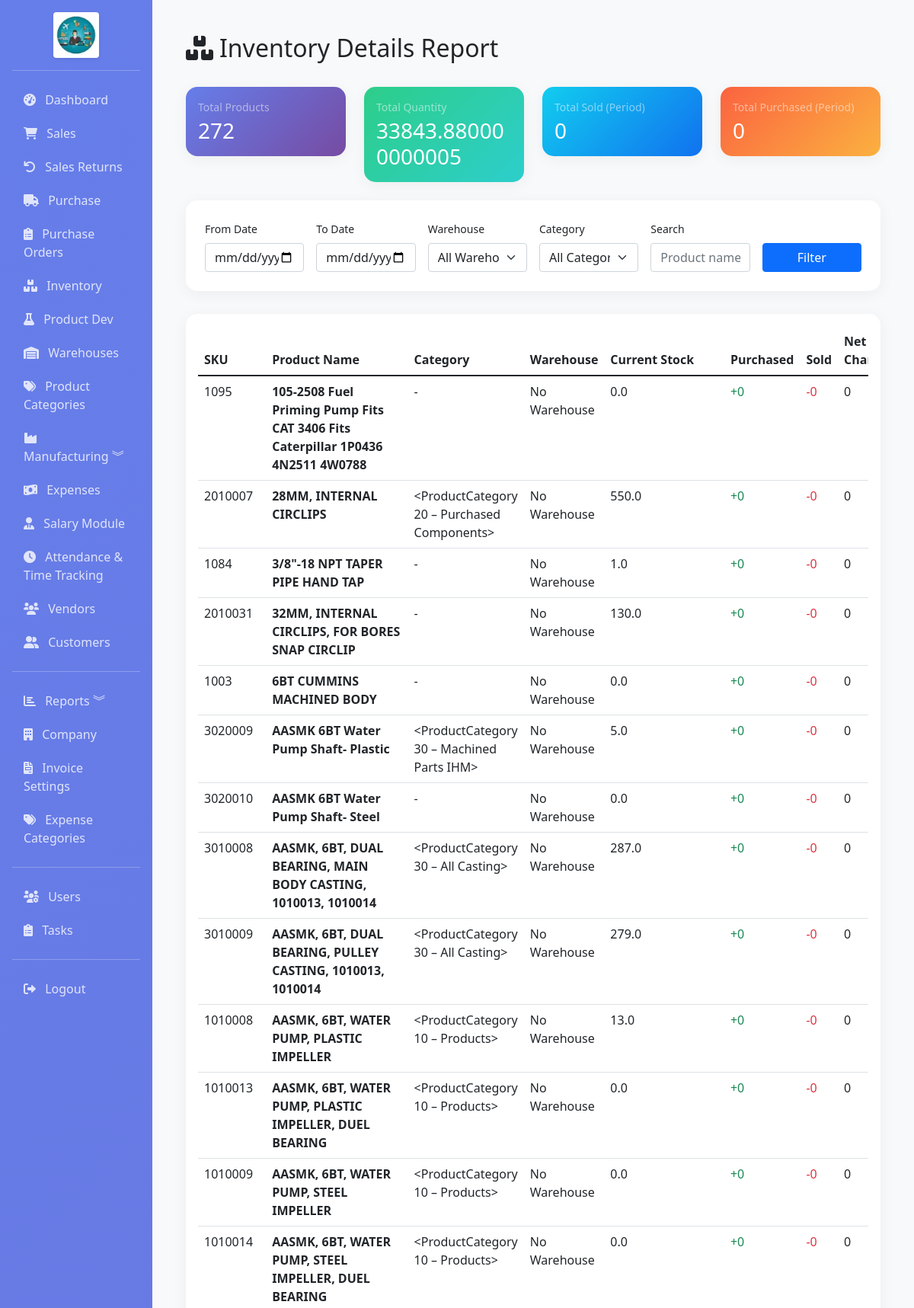
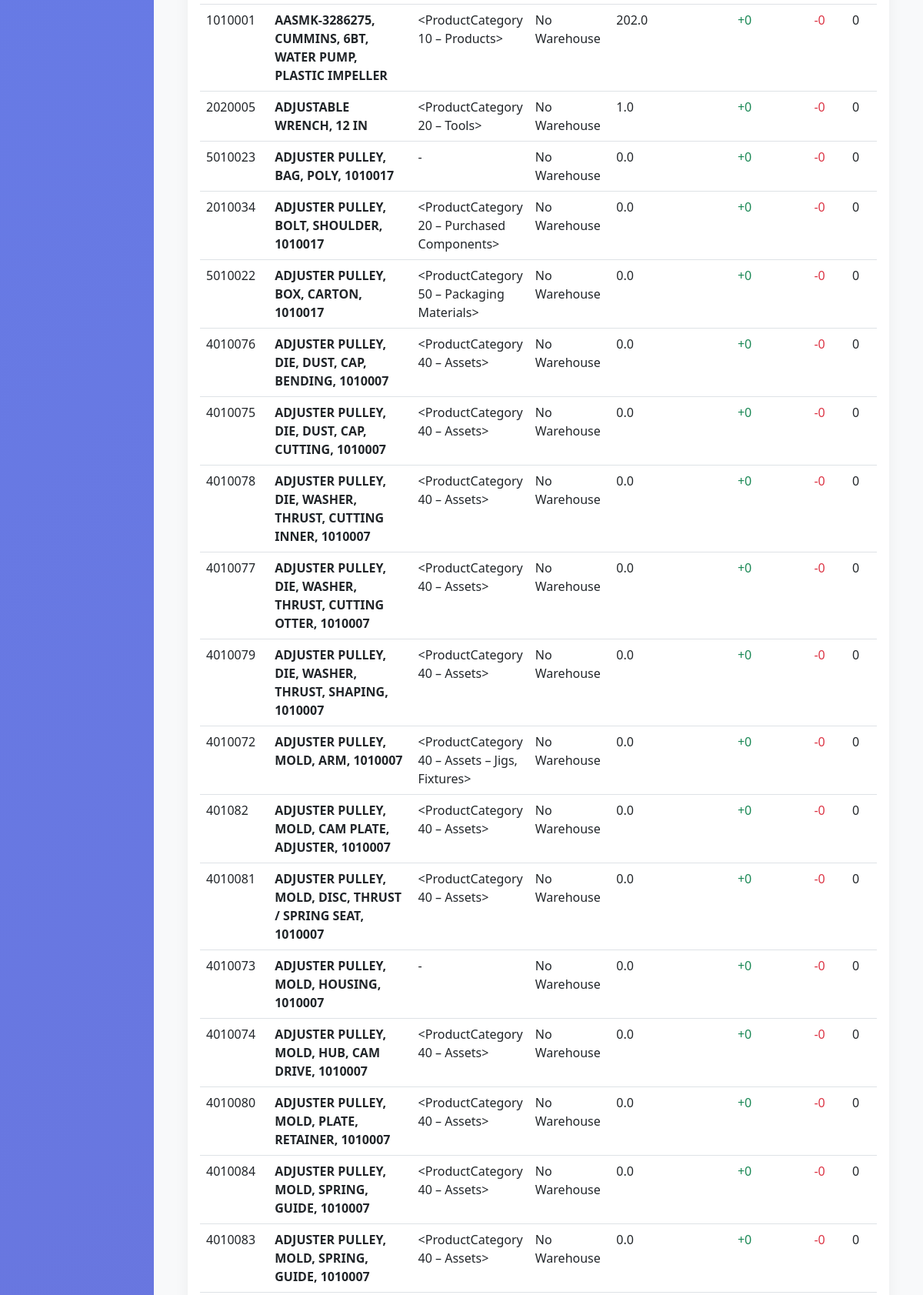
Screenshot of /reports/inventory-details-report (signed in, upper part) with the database file from the repository (2 pictures, top to bottom).
### app/models.py (models this page shows, shortened)
class Product(db.Model):
    __tablename__ = 'products'
    id = db.Column(db.Integer, primary_key=True)
    name = db.Column(db.String(100), nullable=False, index=True)
    sku = db.Column(db.String(50), unique=True, nullable=False, index=True)
    barcode = db.Column(db.String(50), index=True)
    description = db.Column(db.Text)
    category_id = db.Column(db.Integer, db.ForeignKey('product_categories.id'), nullable=True, index=True)
    category = db.relationship('ProductCategory', backref='products', lazy=True)
    category_name = db.Column(db.String(50), index=True)
    brand = db.Column(db.String(50))
    unit = db.Column(db.String(20), default='pcs')  # pcs, kg, meter, etc.
    unit_price = db.Column(db.Float, nullable=False, default=0)
    cost_price = db.Column(db.Float, nullable=False, default=0)
    quantity = db.Column(db.Float, default=0)
    reorder_level = db.Column(db.Float, default=0)
    min_quantity = db.Column(db.Float, default=0)
    max_quantity = db.Column(db.Float, default=0)
    location = db.Column(db.String(100))
    weight = db.Column(db.Float, default=0)
    image_path = db.Column(db.String(255))  # Path to product image
    is_active = db.Column(db.Boolean, default=True)
    is_manufactured = db.Column(db.Boolean, default=False)
    finished_good_price = db.Column(db.Float, nullable=True)
    warehouse_id = db.Column(db.Integer, db.ForeignKey('warehouses.id'), nullable=True, index=True)
    created_at = db.Column(db.DateTime, default=datetime.utcnow)
    updated_at = db.Column(db.DateTime, default=datetime.utcnow, onupdate=datetime.utcnow)
    warehouse = db.relationship('Warehouse', backref='products', lazy=True)
    sale_items = db.relationship('SaleItem', backref='product', lazy=True)
    purchase_items = db.relationship('PurchaseItem', backref='product', lazy=True)

class ProductCategory(db.Model):
    __tablename__ = 'product_categories'
    id = db.Column(db.Integer, primary_key=True)
    name = db.Column(db.String(100), nullable=False, unique=True, index=True)
    description = db.Column(db.Text)
    is_active = db.Column(db.Boolean, default=True)
    created_at = db.Column(db.DateTime, default=datetime.utcnow)
    updated_at = db.Column(db.DateTime, default=datetime.utcnow, onupdate=datetime.utcnow)
    def __repr__(self):
        return f'<ProductCategory {self.name}>'

### app/routes/reports.py (the view, shortened to what this page needs)
@bp.route('/inventory-details-report')
@login_required
def inventory_details_report():
    from_date = request.args.get('from_date')
    to_date = request.args.get('to_date')
    warehouse_id = request.args.get('warehouse_id', '')
    category = request.args.get('category', 'all')
    search = request.args.get('search', '')
    query = Product.query
    if category != 'all':
        query = query.filter(Product.category == category)
    if warehouse_id and warehouse_id.isdigit():
        query = query.filter(Product.warehouse_id == int(warehouse_id))
    if search:
        query = query.filter(or_(Product.name.ilike(f'%{search}%'), Product.sku.ilike(f'%{search}%')))
    products = query.order_by(Product.name).all()
    product_movements = []
    for product in products:
        sold_qty = 0
        purchased_qty = 0
        sale_items = SaleItem.query.join(Sale).filter(
            SaleItem.product_id == product.id
        ).all()
        purchase_items = PurchaseItem.query.join(PurchaseBill).filter(
            PurchaseItem.product_id == product.id
        ).all()
        product_movements.append({
            'product': product,
            'sold': sold_qty,
            'purchased': purchased_qty,
            'current_stock': product.quantity,
            'warehouse': product.warehouse.name if product.warehouse else 'No Warehouse'
        })
    warehouses = Warehouse.query.filter_by(is_active=True).order_by(Warehouse.name).all()
    categories = db.session.query(Product.category).distinct().all()
    categories = [c[0] for c in categories if c[0]]
    return render_template('reports/inventory_details_report.html',
                         product_movements=product_movements,
                         warehouses=warehouses,
                         categories=categories,
                         from_date=from_date,
                         to_date=to_date,
                         current_warehouse_id=warehouse_id,
                         current_category=category,
                         search=search)

### app/models.py (called while the page is built)
    @property
    def is_admin(self):
        return self.role == 'admin'

### app/templates/reports/inventory_details_report.html (shortened to what this page needs)
{% extends "base.html" %}
{% block content %}
<div class="container-fluid py-4">
    <div class="d-flex justify-content-between align-items-center mb-4">
        <h2 class="font-weight-bold"><i class="fas fa-boxes me-2"></i>Inventory Details Report</h2>
    </div>
    <div class="row mb-4">
        <div class="col-md-3">
            <div class="card report-card bg-gradient-primary text-white">
                <div class="card-body">
                    <p class="text-white-50 small mb-1">Total Products</p>
                    <h3 class="mb-0">{{ product_movements|length }}</h3>
                </div>
            </div>
        </div>
        <div class="col-md-3">
            <div class="card report-card bg-gradient-success text-white">
                <div class="card-body">
                    <p class="text-white-50 small mb-1">Total Quantity</p>
                    <h3 class="mb-0">{{ product_movements|sum(attribute='current_stock') }}</h3>
                </div>
            </div>
        </div>
        <div class="col-md-3">
            <div class="card report-card bg-gradient-info text-white">
                <div class="card-body">
                    <p class="text-white-50 small mb-1">Total Sold (Period)</p>
                    <h3 class="mb-0">{{ product_movements|sum(attribute='sold') }}</h3>
                </div>
            </div>
        </div>
        <div class="col-md-3">
            <div class="card report-card bg-gradient-warning text-white">
                <div class="card-body">
                    <p class="text-white-50 small mb-1">Total Purchased (Period)</p>
                    <h3 class="mb-0">{{ product_movements|sum(attribute='purchased') }}</h3>
                </div>
            </div>
        </div>
    </div>
    <div class="filter-section">
        <form method="GET" action="{{ url_for('reports.inventory_details_report') }}" class="row g-3">
            <div class="col-md-2">
                <label class="form-label small font-weight-bold">From Date</label>
                <input type="date" name="from_date" class="form-control" value="{{ from_date }}">
            </div>
            <div class="col-md-2">
                <label class="form-label small font-weight-bold">To Date</label>
                <input type="date" name="to_date" class="form-control" value="{{ to_date }}">
            </div>
            <div class="col-md-2">
                <label class="form-label small font-weight-bold">Warehouse</label>
                <select name="warehouse_id" class="form-select">
                    <option value="">All Warehouses</option>
                </select>
            </div>
            <div class="col-md-2">
                <label class="form-label small font-weight-bold">Category</label>
                <select name="category" class="form-select">
                    <option value="all">All Categories</option>
                </select>
            </div>
            <div class="col-md-2">
                <label class="form-label small font-weight-bold">Search</label>
                <input type="text" name="search" class="form-control" placeholder="Product name or SKU..." value="{{ search }}">
            </div>
            <div class="col-md-2 d-flex align-items-end">
                <button type="submit" class="btn btn-primary w-100">Filter</button>
            </div>
        </form>
    </div>
    <div class="card report-card">
        <div class="card-body">
            <div class="table-responsive">
                <table class="table table-hover">
                    <thead>
                        <tr>
                            <th>SKU</th>
                            <th>Product Name</th>
                            <th>Category</th>
                            <th>Warehouse</th>
                            <th>Current Stock</th>
                            <th>Purchased</th>
                            <th>Sold</th>
                            <th>Net Change</th>
                        </tr>
                    </thead>
                    <tbody>
                        {% for pm in product_movements %}
                        <tr>
                            <td>{{ pm.product.sku }}</td>
                            <td><strong>{{ pm.product.name }}</strong></td>
                            <td>{{ pm.product.category or '-' }}</td>
                            <td>{{ pm.warehouse }}</td>
                            <td>{{ pm.current_stock }}</td>
                            <td class="text-success">+{{ pm.purchased }}</td>
                            <td class="text-danger">-{{ pm.sold }}</td>
                            <td {% if pm.purchased - pm.sold > 0 %}class="text-success"{% elif pm.purchased - pm.sold < 0 %}class="text-danger"{% endif %}>
                                {{ pm.purchased - pm.sold }}
                            </td>
                        </tr>
                        {% else %}
                        <tr>
                            <td colspan="9" class="text-center">No products found.</td>
                        </tr>
                        {% endfor %}
                    </tbody>
                </table>
            </div>
        </div>
    </div>
</div>
{% endblock %}

### app/templates/reports/inventory_details_report.html (style rules this page uses)
.report-card { border: none; border-radius: 15px; box-shadow: 0 4px 20px rgba(0,0,0,0.05); background: white; }
.filter-section { background: white; padding: 25px; border-radius: 15px; box-shadow: 0 4px 20px rgba(0,0,0,0.05); margin-bottom: 30px; }
.bg-gradient-primary { background: linear-gradient(135deg, #667eea 0%, #764ba2 100%); }
.bg-gradient-success { background: linear-gradient(135deg, #2dce89 0%, #2dcecc 100%); }
.bg-gradient-info { background: linear-gradient(135deg, #11cdef 0%, #1171ef 100%); }
.bg-gradient-warning { background: linear-gradient(135deg, #fb6340 0%, #fbb140 100%); }

### rows the page displays
Product: product.sku "1095", product.name "105-2508 Fuel Priming Pump Fits CAT 3406 Fits Caterpillar 1P0436 4N2511 4W0788", product "-", warehouse "No Warehouse", current_stock "0.0", purchased "0", sold "0", pm.purchased-pm.sold "0"
Product: product.sku "2010007", product.name "28MM, INTERNAL CIRCLIPS", product "<ProductCategory 20 – Purchased Components>", warehouse "No Warehouse", current_stock "550.0", purchased "0", sold "0"
Product: product.sku "1084", product.name "3/8\"-18 NPT TAPER PIPE HAND TAP", product "-", warehouse "No Warehouse", current_stock "1.0", purchased "0", sold "0", pm.purchased-pm.sold "0"
Product: product.sku "2010031", product.name "32MM, INTERNAL CIRCLIPS, FOR BORES SNAP CIRCLIP", product "-", warehouse "No Warehouse", current_stock "130.0", purchased "0", sold "0", pm.purchased-pm.sold "0"
Product: product.sku "1003", product.name "6BT CUMMINS MACHINED BODY", product "-", warehouse "No Warehouse", current_stock "0.0", purchased "0", sold "0", pm.purchased-pm.sold "0"
Product: product.sku "3020009", product.name "AASMK 6BT Water Pump Shaft- Plastic", product "<ProductCategory 30 – Machined Parts IHM>", warehouse "No Warehouse", current_stock "5.0", purchased "0", sold "0", pm.purchased-pm.sold "0"
Product: product.sku "3020010", product.name "AASMK 6BT Water Pump Shaft- Steel", product "-", warehouse "No Warehouse", current_stock "0.0", purchased "0", sold "0", pm.purchased-pm.sold "0"
Product: product.sku "3010008", product.name "AASMK, 6BT, DUAL BEARING, MAIN BODY CASTING, 1010013, 1010014", product "<ProductCategory 30 – All Casting>", warehouse "No Warehouse", current_stock "287.0", purchased "0", sold "0", pm.purchased-pm.sold "0"
Product: product.sku "3010009", product.name "AASMK, 6BT, DUAL BEARING, PULLEY CASTING, 1010013, 1010014", product "<ProductCategory 30 – All Casting>", warehouse "No Warehouse", current_stock "279.0", purchased "0", sold "0", pm.purchased-pm.sold "0"
Product: product.sku "1010008", product.name "AASMK, 6BT, WATER PUMP, PLASTIC IMPELLER", product "<ProductCategory 10 – Products>", warehouse "No Warehouse", current_stock "13.0", purchased "0", sold "0"
Product: product.sku "1010013", product.name "AASMK, 6BT, WATER PUMP, PLASTIC IMPELLER, DUEL BEARING", product "<ProductCategory 10 – Products>", warehouse "No Warehouse", current_stock "0.0", purchased "0", sold "0"
Product: product.sku "1010009", product.name "AASMK, 6BT, WATER PUMP, STEEL IMPELLER", product "<ProductCategory 10 – Products>", warehouse "No Warehouse", current_stock "0.0", purchased "0", sold "0", pm.purchased-pm.sold "0"
Product: product.sku "1010014", product.name "AASMK, 6BT, WATER PUMP, STEEL IMPELLER, DUEL BEARING", product "<ProductCategory 10 – Products>", warehouse "No Warehouse", current_stock "0.0", purchased "0", sold "0", pm.purchased-pm.sold "0"
Product: product.sku "1010001", product.name "AASMK-3286275, CUMMINS, 6BT, WATER PUMP, PLASTIC IMPELLER", product "<ProductCategory 10 – Products>", warehouse "No Warehouse", current_stock "202.0", purchased "0", sold "0", pm.purchased-pm.sold "0"
Product: product.sku "2020005", product.name "ADJUSTABLE WRENCH, 12 IN", product "<ProductCategory 20 – Tools>", warehouse "No Warehouse", current_stock "1.0", purchased "0", sold "0", pm.purchased-pm.sold "0"
Product: product.sku "5010023", product.name "ADJUSTER PULLEY, BAG, POLY, 1010017", product "-", warehouse "No Warehouse", current_stock "0.0", purchased "0", sold "0", pm.purchased-pm.sold "0"
Product: product.sku "2010034", product.name "ADJUSTER PULLEY, BOLT, SHOULDER, 1010017", product "<ProductCategory 20 – Purchased Components>", warehouse "No Warehouse", current_stock "0.0", purchased "0", sold "0", pm.purchased-pm.sold "0"
Product: product.sku "5010022", product.name "ADJUSTER PULLEY, BOX, CARTON, 1010017", product "<ProductCategory 50 – Packaging Materials>", warehouse "No Warehouse", current_stock "0.0", purchased "0", sold "0", pm.purchased-pm.sold "0"
Product: product.sku "4010076", product.name "ADJUSTER PULLEY, DIE, DUST, CAP, BENDING, 1010007", product "<ProductCategory 40 – Assets>", warehouse "No Warehouse", current_stock "0.0", purchased "0", sold "0", pm.purchased-pm.sold "0"
Product: product.sku "4010075", product.name "ADJUSTER PULLEY, DIE, DUST, CAP, CUTTING, 1010007", product "<ProductCategory 40 – Assets>", warehouse "No Warehouse", current_stock "0.0", purchased "0", sold "0", pm.purchased-pm.sold "0"
Product: product.sku "4010078", product.name "ADJUSTER PULLEY, DIE, WASHER, THRUST, CUTTING INNER, 1010007", product "<ProductCategory 40 – Assets>", warehouse "No Warehouse", current_stock "0.0", purchased "0", sold "0", pm.purchased-pm.sold "0"
Product: product.sku "4010077", product.name "ADJUSTER PULLEY, DIE, WASHER, THRUST, CUTTING OTTER, 1010007", product "<ProductCategory 40 – Assets>", warehouse "No Warehouse", current_stock "0.0", purchased "0", sold "0", pm.purchased-pm.sold "0"
Product: product.sku "4010079", product.name "ADJUSTER PULLEY, DIE, WASHER, THRUST, SHAPING, 1010007", product "<ProductCategory 40 – Assets>", warehouse "No Warehouse", current_stock "0.0", purchased "0", sold "0", pm.purchased-pm.sold "0"
Product: product.sku "4010072", product.name "ADJUSTER PULLEY, MOLD, ARM, 1010007", product "<ProductCategory 40 – Assets – Jigs, Fixtures>", warehouse "No Warehouse", current_stock "0.0", purchased "0", sold "0", pm.purchased-pm.sold "0"
Product: product.sku "401082", product.name "ADJUSTER PULLEY, MOLD, CAM PLATE, ADJUSTER, 1010007", product "<ProductCategory 40 – Assets>", warehouse "No Warehouse", current_stock "0.0", purchased "0", sold "0", pm.purchased-pm.sold "0"
Product: product.sku "4010081", product.name "ADJUSTER PULLEY, MOLD, DISC, THRUST / SPRING SEAT, 1010007", product "<ProductCategory 40 – Assets>", warehouse "No Warehouse", current_stock "0.0", purchased "0", sold "0", pm.purchased-pm.sold "0"
Product: product.sku "4010073", product.name "ADJUSTER PULLEY, MOLD, HOUSING, 1010007", product "-", warehouse "No Warehouse", current_stock "0.0", purchased "0", sold "0", pm.purchased-pm.sold "0"
Product: product.sku "4010074", product.name "ADJUSTER PULLEY, MOLD, HUB, CAM DRIVE, 1010007", product "<ProductCategory 40 – Assets>", warehouse "No Warehouse", current_stock "0.0", purchased "0", sold "0", pm.purchased-pm.sold "0"
Product: product.sku "4010080", product.name "ADJUSTER PULLEY, MOLD, PLATE, RETAINER, 1010007", product "<ProductCategory 40 – Assets>", warehouse "No Warehouse", current_stock "0.0", purchased "0", sold "0", pm.purchased-pm.sold "0"
Product: product.sku "4010084", product.name "ADJUSTER PULLEY, MOLD, SPRING, GUIDE, 1010007", product "<ProductCategory 40 – Assets>", warehouse "No Warehouse", current_stock "0.0", purchased "0", sold "0", pm.purchased-pm.sold "0"
Product: product.sku "4010083", product.name "ADJUSTER PULLEY, MOLD, SPRING, GUIDE, 1010007", product "<ProductCategory 40 – Assets>", warehouse "No Warehouse", current_stock "0.0", purchased "0", sold "0", pm.purchased-pm.sold "0"

### other values shown
{{ product_movements|length }} "272"
{{ product_movements|sum(attribute='current_stock') }} "33843.880000000005"
{{ product_movements|sum(attribute='sold') }} "0"
{{ product_movements|sum(attribute='purchased') }} "0"
